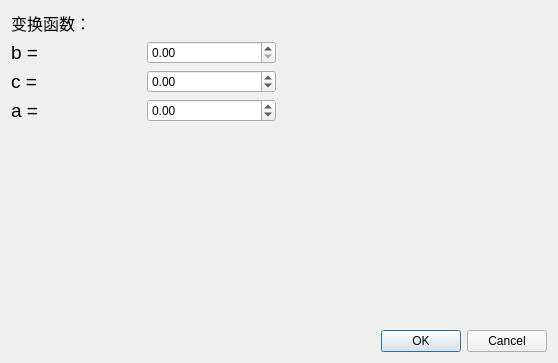
<?xml version="1.0" encoding="UTF-8"?>
<ui version="4.0">
 <class>DialogExpTransform</class>
 <widget class="QDialog" name="DialogExpTransform">
  <property name="geometry">
   <rect>
    <x>0</x>
    <y>0</y>
    <width>558</width>
    <height>363</height>
   </rect>
  </property>
  <property name="windowTitle">
   <string>Dialog</string>
  </property>
  <layout class="QGridLayout" name="gridLayout">
   <item row="0" column="0">
    <layout class="QVBoxLayout" name="verticalLayout_2">
     <item>
      <layout class="QHBoxLayout" name="horizontalLayout_5">
       <item>
        <layout class="QVBoxLayout" name="verticalLayout">
         <item>
          <layout class="QHBoxLayout" name="horizontalLayout">
           <item>
            <widget class="QLabel" name="label_2">
             <property name="text">
              <string>&lt;html&gt;&lt;head/&gt;&lt;body&gt;&lt;p&gt;&lt;span style=&quot; font-size:12pt;&quot;&gt;变换函数：&lt;/span&gt;&lt;/p&gt;&lt;/body&gt;&lt;/html&gt;</string>
             </property>
            </widget>
           </item>
           <item>
            <widget class="QLabel" name="label">
             <property name="text">
              <string/>
             </property>
             <property name="pixmap">
              <pixmap resource="default.qrc">:/img/src/fun_exp.png</pixmap>
             </property>
            </widget>
           </item>
          </layout>
         </item>
         <item>
          <layout class="QHBoxLayout" name="horizontalLayout_2">
           <item>
            <widget class="QLabel" name="label_3">
             <property name="text">
              <string>&lt;html&gt;&lt;head/&gt;&lt;body&gt;&lt;p&gt;&lt;span style=&quot; font-size:14pt;&quot;&gt;b = &lt;/span&gt;&lt;/p&gt;&lt;/body&gt;&lt;/html&gt;</string>
             </property>
            </widget>
           </item>
           <item>
            <widget class="QDoubleSpinBox" name="bDoubleSpinBox">
             <property name="maximum">
              <double>10.000000000000000</double>
             </property>
            </widget>
           </item>
          </layout>
         </item>
         <item>
          <layout class="QHBoxLayout" name="horizontalLayout_3">
           <item>
            <widget class="QLabel" name="label_4">
             <property name="text">
              <string>&lt;html&gt;&lt;head/&gt;&lt;body&gt;&lt;p&gt;&lt;span style=&quot; font-size:14pt;&quot;&gt;c = &lt;/span&gt;&lt;/p&gt;&lt;/body&gt;&lt;/html&gt;</string>
             </property>
            </widget>
           </item>
           <item>
            <widget class="QDoubleSpinBox" name="cDoubleSpinBox">
             <property name="minimum">
              <double>-2.000000000000000</double>
             </property>
             <property name="maximum">
              <double>2.000000000000000</double>
             </property>
             <property name="singleStep">
              <double>0.100000000000000</double>
             </property>
            </widget>
           </item>
          </layout>
         </item>
         <item>
          <layout class="QHBoxLayout" name="horizontalLayout_4">
           <item>
            <widget class="QLabel" name="label_5">
             <property name="text">
              <string>&lt;html&gt;&lt;head/&gt;&lt;body&gt;&lt;p&gt;&lt;span style=&quot; font-size:14pt;&quot;&gt;a = &lt;/span&gt;&lt;/p&gt;&lt;/body&gt;&lt;/html&gt;</string>
             </property>
            </widget>
           </item>
           <item>
            <widget class="QDoubleSpinBox" name="aDoubleSpinBox">
             <property name="minimum">
              <double>-50.000000000000000</double>
             </property>
             <property name="maximum">
              <double>50.000000000000000</double>
             </property>
            </widget>
           </item>
          </layout>
         </item>
         <item>
          <spacer name="verticalSpacer">
           <property name="orientation">
            <enum>Qt::Vertical</enum>
           </property>
           <property name="sizeHint" stdset="0">
            <size>
             <width>20</width>
             <height>40</height>
            </size>
           </property>
          </spacer>
         </item>
        </layout>
       </item>
       <item>
        <widget class="QCustomPlot" name="customPlot" native="true"/>
       </item>
      </layout>
     </item>
     <item>
      <layout class="QHBoxLayout" name="horizontalLayout_6">
       <item>
        <spacer name="horizontalSpacer">
         <property name="orientation">
          <enum>Qt::Horizontal</enum>
         </property>
         <property name="sizeHint" stdset="0">
          <size>
           <width>40</width>
           <height>20</height>
          </size>
         </property>
        </spacer>
       </item>
       <item>
        <widget class="QDialogButtonBox" name="buttonBox">
         <property name="orientation">
          <enum>Qt::Horizontal</enum>
         </property>
         <property name="standardButtons">
          <set>QDialogButtonBox::Cancel|QDialogButtonBox::Ok</set>
         </property>
        </widget>
       </item>
      </layout>
     </item>
    </layout>
   </item>
  </layout>
 </widget>
 <customwidgets>
  <customwidget>
   <class>QCustomPlot</class>
   <extends>QWidget</extends>
   <header location="global">qcustomplot.h</header>
   <container>1</container>
  </customwidget>
 </customwidgets>
 <resources>
  <include location="default.qrc"/>
 </resources>
 <connections>
  <connection>
   <sender>buttonBox</sender>
   <signal>accepted()</signal>
   <receiver>DialogExpTransform</receiver>
   <slot>accept()</slot>
   <hints>
    <hint type="sourcelabel">
     <x>533</x>
     <y>349</y>
    </hint>
    <hint type="destinationlabel">
     <x>157</x>
     <y>274</y>
    </hint>
   </hints>
  </connection>
  <connection>
   <sender>buttonBox</sender>
   <signal>rejected()</signal>
   <receiver>DialogExpTransform</receiver>
   <slot>reject()</slot>
   <hints>
    <hint type="sourcelabel">
     <x>544</x>
     <y>349</y>
    </hint>
    <hint type="destinationlabel">
     <x>286</x>
     <y>274</y>
    </hint>
   </hints>
  </connection>
 </connections>
</ui>
